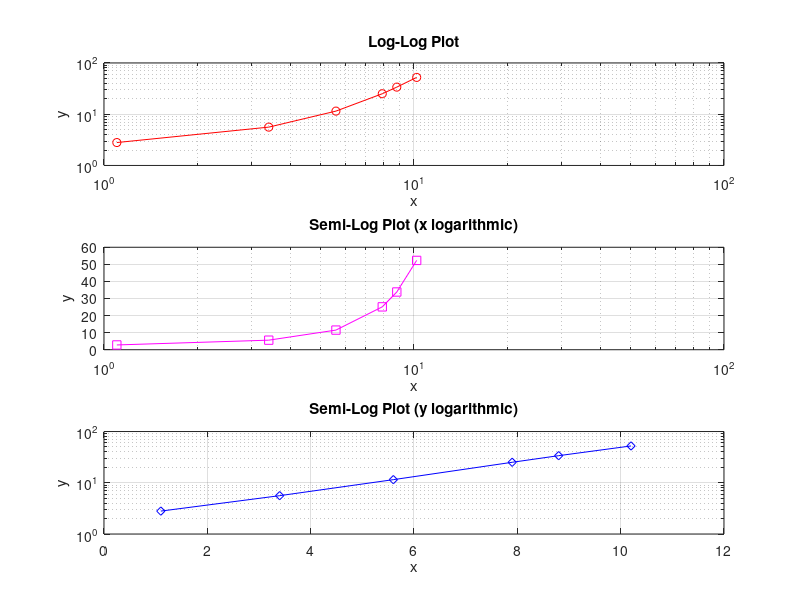

The MATLAB script that drew this image:
x = [1.1 3.4 5.6 7.9 8.8 10.2];
y = [2.8 5.6 11.5 25.1 33.8 52.3];

figure;
subplot(3,1,1);
loglog(x, y, 'ro-');
grid on;
title('Log-Log Plot');
xlabel('x');
ylabel('y');

subplot(3,1,2);
semilogx(x, y, 'ms-');
grid on;
title('Semi-Log Plot (x logarithmic)');
xlabel('x');
ylabel('y');

subplot(3,1,3);
semilogy(x, y, 'bd-');
grid on;
title('Semi-Log Plot (y logarithmic)');
xlabel('x');
ylabel('y');
